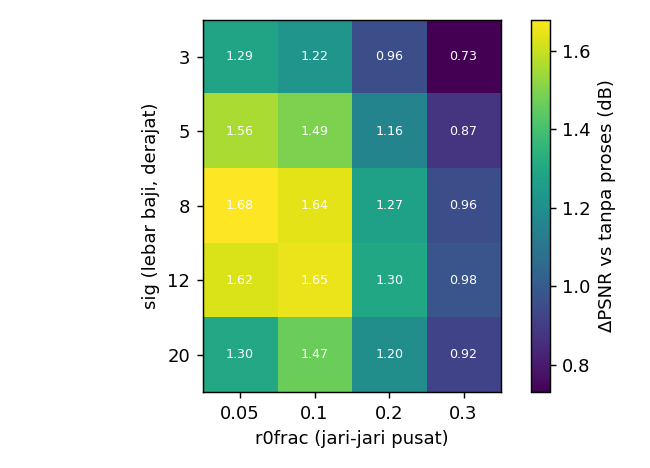
#> input picture abl_L/sensitivitas_parameter.png, 650 x 468 px, given as the content of the folder abl_L/input, which was not available
$ python deraining_tambahan.py --root abl_L
#> lines starting #> are read from the running program, lines starting #| are printed output that depends on the picture
### uji_deraining_v5.py
import argparse, glob, os
import numpy as np
import pandas as pd
import cv2
import matplotlib
matplotlib.use("Agg")
import matplotlib.pyplot as plt
from scipy.ndimage import map_coordinates, uniform_filter1d
from skimage import io
from skimage.color import rgb2gray
from skimage.metrics import peak_signal_noise_ratio as psnr
from skimage.metrics import structural_similarity as ssim

EXT = (".png", ".jpg", ".jpeg", ".bmp")
PAD = 32

def read_gray(path):
    im = io.imread(path)
    if im.ndim == 3:
        im = rgb2gray(im[..., :3])
    else:
        im = im.astype(np.float64) / (255.0 if im.dtype == np.uint8 else 1.0)
    return np.clip(im, 0, 1)


def load_pairs(root, n):
    def lst(d):
        return sorted(f for f in glob.glob(os.path.join(root, d, "*")) if f.lower().endswith(EXT))
    fi, ft = lst("input"), lst("target")
    assert len(fi) == len(ft) > 0, "folder input/target kosong atau jumlahnya beda"
    out = []
    for a, b in list(zip(fi, ft))[:n]:
        x, y = read_gray(a), read_gray(b)
        assert x.shape == y.shape, f"ukuran beda: {a}"
        out.append((os.path.basename(a), x, y))
    return out


def metrics(ref, out):
    out = np.clip(out, 0, 1)
    return psnr(ref, out, data_range=1.0), ssim(ref, out, data_range=1.0)

def grid(shape):
    h, w = shape
    v, u = np.mgrid[0:h, 0:w]
    return u - w // 2, v - h // 2

def freq_filter(img, make_mask):
    p = np.pad(img, PAD, mode="reflect")
    F = np.fft.fftshift(np.fft.fft2(p))
    M = make_mask(p.shape)
    out = np.fft.ifft2(np.fft.ifftshift(F * M)).real
    return out[PAD:-PAD, PAD:-PAD]

def mask_lowpass(rfrac):
    def f(shape):
        x, y = grid(shape)
        R = rfrac * min(shape) / 2
        return (np.hypot(x, y) <= R).astype(float)
    return f


def filt_A(img, rfrac, pre=True, sc=0.05, ss=5):
    x = img.astype(np.float32)
    if pre:
        x = cv2.GaussianBlur(x, (7, 7), 2)
        x = cv2.bilateralFilter(x, d=9, sigmaColor=sc, sigmaSpace=ss)
    return freq_filter(x.astype(np.float64), mask_lowpass(rfrac))

def ridge_angle(img, rlo=0.03, rhi=0.45, nang=180, smooth=31, allowed=None):
    h, w = img.shape
    win = np.outer(np.hanning(h), np.hanning(w))
    F = np.fft.fftshift(np.fft.fft2((img - img.mean()) * win))
    mag = np.log1p(np.abs(F))
    cy, cx, m = h // 2, w // 2, min(h, w)
    rr = np.arange(rlo * m, rhi * m)
    ang = np.arange(nang) * (180.0 / nang)
    prof = np.empty(nang)
    for i, a in enumerate(ang):
        t = np.radians(a)
        xs, ys = cx + rr * np.cos(t), cy - rr * np.sin(t)
        prof[i] = map_coordinates(mag, [ys, xs], order=1, mode="nearest").mean()
    prof = prof - uniform_filter1d(prof, smooth, mode="wrap")
    p = prof.copy()
    if allowed is not None:
        p[~allowed] = -np.inf
    i = int(np.argmax(p))
    conf = (prof[i] - np.median(prof)) / (prof.std() + 1e-9)
    return ang[i], ang, prof, conf


def allowed_mask(angles, margin=15, nang=180):
    ang = np.arange(nang) * (180.0 / nang)
    m = np.zeros(nang, bool)
    for a in angles:
        d = np.abs(ang - a)
        m |= np.minimum(d, 180 - d) <= margin
    return m


def ang_err(a, b):
    d = abs(a - b) % 180
    return min(d, 180 - d)


def mask_notch(phi, sig, r0frac):
    def f(shape):
        x, y = grid(shape)
        th = np.degrees(np.arctan2(-y, x)) % 180
        d = np.abs(th - phi % 180)
        d = np.minimum(d, 180 - d)
        r = np.hypot(x, y)
        R0 = r0frac * min(shape) / 2
        wedge = np.exp(-d**2 / (2 * sig**2))
        keep = np.exp(-r**2 / (2 * R0**2))
        return 1 - wedge * (1 - keep)
    return f


def gate_alpha(conf, th, ramp):
    if ramp == 0:
        return 1.0 if conf >= th else 0.0
    return float(np.clip((conf - th) / ramp, 0.0, 1.0))


def filt_B(img, phi, sig, r0frac, conf=None, th=None, ramp=0):
    out = freq_filter(img, mask_notch(phi, sig, r0frac))
    if conf is None or th is None:
        return out
    a = gate_alpha(conf, th, ramp)
    return img + a * (out - img)

def tune(pairs, cands, apply):
    sc = [np.mean([psnr(y, np.clip(apply(n, x, kw), 0, 1), data_range=1.0) for n, x, y in pairs])
          for kw in cands]
    i = int(np.argmax(sc))
    return cands[i], sc[i]


# [120 lines left out: function main, not called in this run]


# [2 lines that do not run on import are left out]

### deraining_ablasi.py
import argparse, os, time
import numpy as np, pandas as pd
import matplotlib
matplotlib.use("Agg")
import matplotlib.pyplot as plt
import uji_deraining_v5 as U

SIGS, R0S, RAMPS = (3, 5, 8, 12, 20), (0.05, 0.1, 0.2, 0.3), (0, 1.0, 3.0)

def shuffled_pairs(root, n, seed):
    pairs = U.load_pairs(root, 10 ** 6)
    idx = np.random.default_rng(seed).permutation(len(pairs))
    return [pairs[i] for i in idx][:n]

def prepare(pairs, n_tune, allowed=None):
    tune_set = pairs[:n_tune]
    orc = {n: U.ridge_angle(x - y)[0] for n, x, y in pairs}
    if allowed is None:
        allowed = U.allowed_mask([orc[n] for n, _, _ in tune_set], margin=15)
    P = dict(orc=orc, allowed=allowed, ar={}, cr={}, af={}, cf={})
    for n, x, y in pairs:
        a, _, _, c = U.ridge_angle(x, allowed=allowed); P["ar"][n], P["cr"][n] = a, c
        a, _, _, c = U.ridge_angle(x); P["af"][n], P["cf"][n] = a, c
    return P

# [24 lines left out: functions tune_all, apply_variant, not called in this run]

VARIANTS = ["none", "A_lp", "A_full", "B_free_nogate", "B_range_nogate", "B_range_gate", "B_oracle_nogate"]

def evaluate(test_set, K, P, variants=VARIANTS):
    rows = []
    for n, x, y in test_set:
        r = {"file": n}
        for v in variants:
            r["psnr_" + v], r["ssim_" + v] = U.metrics(y, apply_variant(v, x, n, K, P))
        r["ang_err_range"] = U.ang_err(P["ar"][n], P["orc"][n]); r["ang_err_free"] = U.ang_err(P["af"][n], P["orc"][n])
        r["conf"] = P["cr"][n]
        rows.append(r)
    return pd.DataFrame(rows)

# [47 lines left out: functions summarize, param_sens, main, not called in this run]


# [2 lines that do not run on import are left out]

### deraining_tambahan.py
import argparse, os, time
import numpy as np, pandas as pd, cv2
from scipy.ndimage import median_filter
from scipy.stats import spearmanr
import uji_deraining_v5 as U
import deraining_ablasi as D

def filt_median(x, k):
    return median_filter(x, size=k, mode="reflect")


def filt_bilateral(x, sc, ss):
    return cv2.bilateralFilter(x.astype(np.float32), 9, sc, ss).astype(np.float64)


def _box(a, r):
    return cv2.boxFilter(a, -1, (2 * r + 1, 2 * r + 1), borderType=cv2.BORDER_REFLECT)


def filt_guided(x, r, eps):
    I = x.astype(np.float32)
    mI = _box(I, r)
    var = _box(I * I, r) - mI * mI
    a = var / (var + eps)
    b = mI - a * mI
    return (_box(a, r) * I + _box(b, r)).astype(np.float64)


NEW = {
    "med": (filt_median, [dict(k=k) for k in (3, 5, 7)]),
    "bil": (filt_bilateral, [dict(sc=c, ss=s) for c in (0.05, 0.1, 0.2) for s in (3, 5, 9)]),
    "gf": (filt_guided, [dict(r=r, eps=e) for r in (2, 4, 8) for e in (1e-3, 1e-2, 1e-1)]),
}


def tune_new(tune_set):
    return {k: U.tune(tune_set, cands, lambda n, x, kw, f=f: f(x, **kw))[0] for k, (f, cands) in NEW.items()}

def tune_all_fast(pairs, n_tune, P):
    ts = pairs[:n_tune]
    K = {}
    K["A_lp"] = U.tune(ts, [dict(rfrac=r, pre=False) for r in (0.5, 0.7, 0.85, 1.0)], lambda n, x, kw: U.filt_A(x, **kw))[0]
    K["A_full"] = U.tune(ts, [dict(rfrac=r, pre=True) for r in (0.5, 0.7, 0.85, 1.0)], lambda n, x, kw: U.filt_A(x, **kw))[0]
    gridB = [dict(sig=s, r0frac=r) for s in D.SIGS for r in D.R0S]
    K["B_free_nogate"] = U.tune(ts, gridB, lambda n, x, kw: U.filt_B(x, P["af"][n], **kw))[0]
    K["B_range_nogate"] = U.tune(ts, gridB, lambda n, x, kw: U.filt_B(x, P["ar"][n], **kw))[0]
    K["B_oracle_nogate"] = U.tune(ts, gridB, lambda n, x, kw: U.filt_B(x, P["orc"][n], **kw))[0]
    ct = np.array([P["cr"][n] for n, _, _ in ts])
    THS = tuple(float(v) for v in np.quantile(ct, (0, 0.2, 0.4, 0.5, 0.6, 0.8)))
    base = K["B_range_nogate"]
    candG = [dict(sig=base["sig"], r0frac=base["r0frac"], th=t, ramp=rp) for t in THS for rp in D.RAMPS]
    K["B_range_gate"] = U.tune(ts, candG, lambda n, x, kw: U.filt_B(x, P["ar"][n], conf=P["cr"][n], **kw))[0]
    return K

def evaluate_all(test_set, K, P, KN):
    df = D.evaluate(test_set, K, P)
    rows = []
    for n, x, y in test_set:
        r = {"file": n, "rain_dens": float(np.std(x - y))}
        for k, (f, _) in NEW.items():
            r["psnr_" + k], r["ssim_" + k] = U.metrics(y, f(x, **KN[k]))
        rows.append(r)
    return df.merge(pd.DataFrame(rows), on="file")


SHOW = ["none", "A_lp", "med", "bil", "gf", "B_range_gate", "B_oracle_nogate"]


def summarize_all(dfs, title):
    print(f"\n=== {title}")
    print(f"{'varian':16s} {'PSNR (rata2 +- std antar seed)':>32s} {'SSIM':>18s}")
    for v in SHOW:
        ps = [d["psnr_" + v].mean() for d in dfs]
        ss = [d["ssim_" + v].mean() for d in dfs]
        print(f"{v:16s} {np.mean(ps):10.3f} +- {np.std(ps):5.3f}   {np.mean(ss):10.4f} +- {np.std(ss):.4f}")

    allr = pd.concat(dfs)
    per = allr.groupby("file").mean(numeric_only=True)
    rng = np.random.default_rng(0)
    print(f"\nSelisih PSNR B_range_gate dikurangi pembanding, 95% CI bootstrap atas {len(per)} citra unik:")
    for v in ["none", "A_lp", "med", "bil", "gf"]:
        d = (per["psnr_B_range_gate"] - per["psnr_" + v]).values
        bs = [rng.choice(d, len(d)).mean() for _ in range(2000)]
        print(f"  vs {v:5s}: {d.mean():+.3f} dB  [{np.percentile(bs, 2.5):+.3f}, {np.percentile(bs, 97.5):+.3f}]")

    per["gain_B"] = per["psnr_B_range_gate"] - per["psnr_none"]
    print("\nDiagnosis kegagalan: korelasi Spearman gain B (vs tanpa proses) dengan:")
    for c in ("conf", "ang_err_range", "rain_dens"):
        rho, p = spearmanr(per[c], per["gain_B"])
        print(f"  {c:14s} rho={rho:+.2f} (p={p:.3g}, n={len(per)})")
    return per


def main():
    ap = argparse.ArgumentParser()
    ap.add_argument("--root", required=True)
    ap.add_argument("--n", type=int, default=100)
    ap.add_argument("--n_tune", type=int, default=30)
    ap.add_argument("--seeds", type=int, nargs="+", default=[1, 2, 3])
    ap.add_argument("--out", default="tambah")
    ap.add_argument("--full_tune", action="store_true", help="pakai tuning penuh D.tune_all (lambat) alih-alih dua tahap")
    a = ap.parse_args()
    os.makedirs(a.out, exist_ok=True)
    dfs, t0 = [], time.time()
    for sd in a.seeds:
        pairs = D.shuffled_pairs(a.root, a.n, sd)
#> in read_gray, im is the input picture: shape (468, 650, 4); mean R, G, B, A 189.4, 209.3, 191.6, 255
#> in read_gray, `im = rgb2gray(im[..., :3])`:
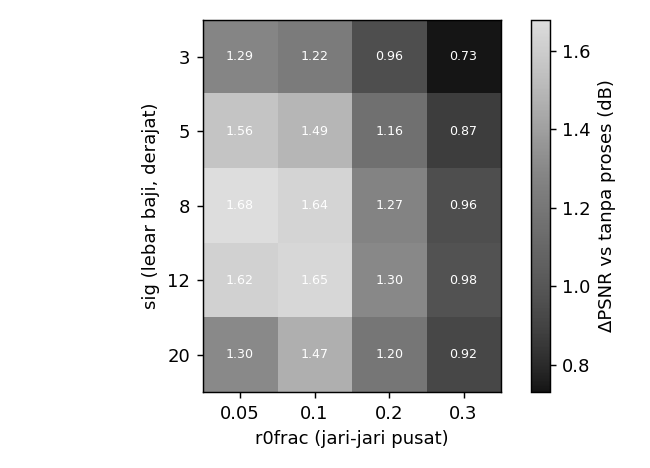
#> im: shape (468, 650) float64; min 0, max 1, mean 0.799
#> in shuffled_pairs, `pairs = U.load_pairs(root, 10 ** 6)`: pairs = 1 item
#> in shuffled_pairs, `idx = np.random.default_rng(seed).permutation(len(pairs))`: idx = [0]
#> pairs = 1 item
        P = D.prepare(pairs, a.n_tune)
#> in ridge_angle, `mag = np.log1p(np.abs(F))`: mag: shape (468, 650) float64; every value is 0
#> after the loop in ridge_angle, `for i, a in enumerate(ang):`: prof = 180 values from 0 to 0
#> in ridge_angle, `i = int(np.argmax(p))`: i = 0
#> in prepare, `orc = {n: U.ridge_angle(x - y)[0] for n, x, y in pairs}`: orc = {'sensitivitas_parameter.png': 0}
#> the loop in allowed_mask, `for a in angles:` made 1 pass
#> in prepare, `P = dict(orc=orc, allowed=allowed, ar={}, cr={}, af={}, cf={})`: P = 6 items
#> the loop in prepare, `for n, x, y in pairs:` made 1 pass
#> n on pass 1: 'sensitivitas_parameter.png'
#> pass 1, in ridge_angle (call 2), `win = np.outer(np.hanning(h), np.hanning(w))`:
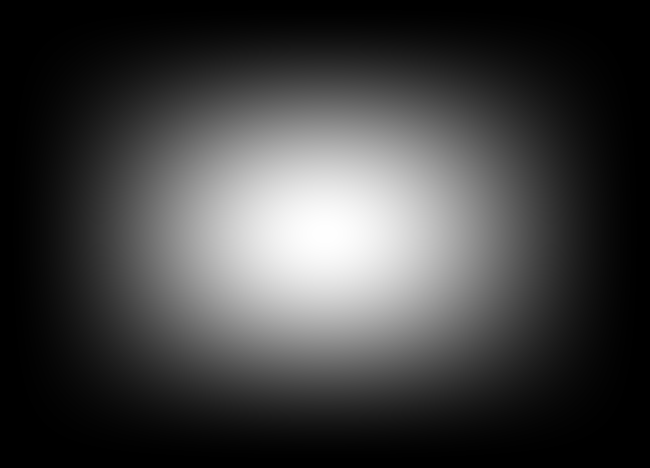
#> win: shape (468, 650) float64; min 0, max 1, mean 0.249
#> pass 1, in ridge_angle (call 2), `mag = np.log1p(np.abs(F))`:
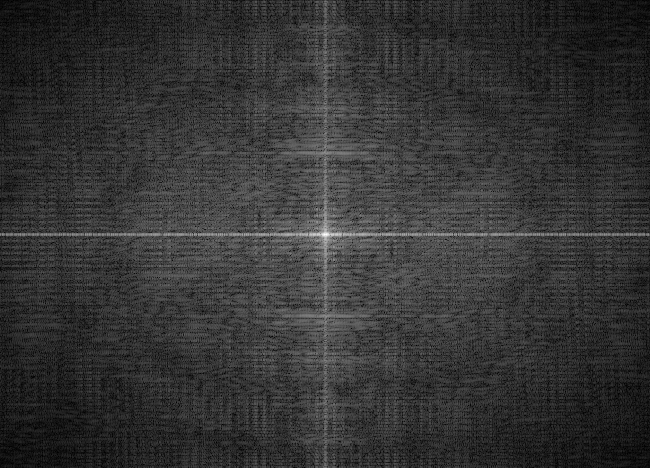
#> mag: shape (468, 650) float64; min 0.0115, max 9.27, mean 1.92; drawn with min black and max white
#> P = 6 items
        K = (D.tune_all if a.full_tune else tune_all_fast)(pairs, a.n_tune, P)
#> in tune_all_fast, `ts = pairs[:n_tune]`: ts = 1 item
#> in tune, `sc = [np.mean([psnr(y, np.clip(apply(n, x, kw), 0, 1), data_range=1.0)..`: sc = [23.57, 26.78, 29.57, 32.99]
#> in tune, `i = int(np.argmax(sc))`: i = 3
#> in tune_all_fast, `ct = np.array([P["cr"][n] for n, _, _ in ts])`: ct = [10.2]
#> in tune_all_fast, `THS = tuple(float(v) for v in np.quantile(ct, (0, 0.2, 0.4, 0.5, 0.6, ..`: THS = (10.2, 10.2, 10.2, 10.2, 10.2, 10.2)
#> in tune_all_fast, `base = K["B_range_nogate"]`: base = {'sig': 3, 'r0frac': 0.3}
#> in tune_all_fast, `candG = [dict(sig=base["sig"], r0frac=base["r0frac"], th=t, ramp=rp) f..`: candG = 18 items
#> K = 6 items
        KN = tune_new(pairs[:a.n_tune])
#> KN = 3 items
        df = evaluate_all(pairs[a.n_tune:], K, P, KN)
#> after the loop in evaluate, `for n, x, y in test_set:`: rows = []
#> in evaluate_all, `df = D.evaluate(test_set, K, P)`: df = table of 0 rows and 0 columns
#> after the loop in evaluate_all, `for n, x, y in test_set:`: rows = []
        df["seed"] = sd
        df.to_csv(f"{a.out}/tambah_seed{sd}.csv", index=False)
        dfs.append(df)
        print(f"seed {sd} selesai ({(time.time() - t0) / 60:.1f} menit)")
        print("   B_range_gate:", K["B_range_gate"], "| pembanding:", KN)
    per = summarize_all(dfs, f"{a.root} ({len(a.seeds)} seed)")
    per.to_csv(f"{a.out}/per_citra_rata2_seed.csv")


if __name__ == "__main__":
#> (the run stopped early here; a loop or call above may not have finished)
